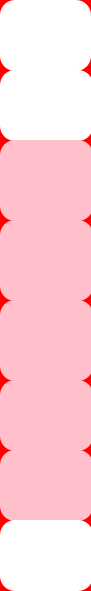
   <widget class="QWidget" name="widget" native="true">
    <property name="geometry">
     <rect>
      <x>10</x>
      <y>30</y>
      <width>91</width>
      <height>591</height>
     </rect>
    </property>
    <property name="styleSheet">
     <string notr="true">background-color:red</string>
    </property>
    <widget class="QPushButton" name="btnHome">
     <property name="geometry">
      <rect>
       <x>0</x>
       <y>0</y>
       <width>91</width>
       <height>71</height>
      </rect>
     </property>
     <property name="styleSheet">
      <string notr="true">background-color:white;
border-radius:15px;</string>
     </property>
     <property name="text">
      <string/>
     </property>
     <property name="icon">
      <iconset>
       <normaloff>../../../Downloads/home-button.png</normaloff>../../../Downloads/home-button.png</iconset>
     </property>
     <property name="iconSize">
      <size>
       <width>60</width>
       <height>60</height>
      </size>
     </property>
    </widget>
    <widget class="QPushButton" name="pushButton_2">
     <property name="geometry">
      <rect>
       <x>0</x>
       <y>70</y>
       <width>93</width>
       <height>71</height>
      </rect>
     </property>
     <property name="styleSheet">
      <string notr="true">background-color:white;
border-radius:15px;</string>
     </property>
     <property name="text">
      <string/>
     </property>
     <property name="icon">
      <iconset>
       <normaloff>../../../Downloads/loupe.png</normaloff>../../../Downloads/loupe.png</iconset>
     </property>
     <property name="iconSize">
      <size>
       <width>60</width>
       <height>60</height>
      </size>
     </property>
    </widget>
    <widget class="QPushButton" name="btndiamond">
     <property name="geometry">
      <rect>
       <x>0</x>
       <y>220</y>
       <width>93</width>
       <height>81</height>
      </rect>
     </property>
     <property name="styleSheet">
      <string notr="true">background-color:pink;
border-radius:15px;</string>
     </property>
     <property name="text">
      <string/>
     </property>
     <property name="icon">
      <iconset>
       <normaloff>../../../Pictures/Saved Pictures/pngimg.com - diamond_PNG6675.png</normaloff>../../../Pictures/Saved Pictures/pngimg.com - diamond_PNG6675.png</iconset>
     </property>
     <property name="iconSize">
      <size>
       <width>70</width>
       <height>70</height>
      </size>
     </property>
    </widget>
    <widget class="QPushButton" name="btngold">
     <property name="geometry">
      <rect>
       <x>0</x>
       <y>140</y>
       <width>93</width>
       <height>81</height>
      </rect>
     </property>
     <property name="styleSheet">
      <string notr="true">background-color:pink;
border-radius:15px;</string>
     </property>
     <property name="text">
      <string/>
     </property>
     <property name="icon">
      <iconset>
       <normaloff>../../../Pictures/Saved Pictures/dayvlys-83690cda-8f4e-4ab7-82bb-67f7161ffd02.png</normaloff>../../../Pictures/Saved Pictures/dayvlys-83690cda-8f4e-4ab7-82bb-67f7161ffd02.png</iconset>
     </property>
     <property name="iconSize">
      <size>
       <width>70</width>
       <height>70</height>
      </size>
     </property>
    </widget>
    <widget class="QPushButton" name="btnruby">
     <property name="geometry">
      <rect>
       <x>0</x>
       <y>300</y>
       <width>93</width>
       <height>81</height>
      </rect>
     </property>
     <property name="styleSheet">
      <string notr="true">background-color:pink;
border-radius:15px;</string>
     </property>
     <property name="text">
      <string/>
     </property>
     <property name="icon">
      <iconset>
       <normaloff>../../../Pictures/Saved Pictures/pngimg.com - ruby_PNG4.png</normaloff>../../../Pictures/Saved Pictures/pngimg.com - ruby_PNG4.png</iconset>
     </property>
     <property name="iconSize">
      <size>
       <width>70</width>
       <height>70</height>
      </size>
     </property>
    </widget>
    <widget class="QPushButton" name="btnsapphire">
     <property name="geometry">
      <rect>
       <x>0</x>
       <y>380</y>
       <width>93</width>
       <height>71</height>
      </rect>
     </property>
     <property name="styleSheet">
      <string notr="true">background-color:pink;
border-radius:15px;</string>
     </property>
     <property name="text">
      <string/>
     </property>
     <property name="icon">
      <iconset>
       <normaloff>../../../Pictures/Saved Pictures/pngtree-realistic-bright-shiny-sapphire-isolated-png-image_11530158.png</normaloff>../../../Pictures/Saved Pictures/pngtree-realistic-bright-shiny-sapphire-isolated-png-image_11530158.png</iconset>
     </property>
     <property name="iconSize">
      <size>
       <width>60</width>
       <height>60</height>
      </size>
     </property>
    </widget>
    <widget class="QPushButton" name="btnemerald">
     <property name="geometry">
      <rect>
       <x>0</x>
       <y>450</y>
       <width>93</width>
       <height>71</height>
      </rect>
     </property>
     <property name="styleSheet">
      <string notr="true">background-color:pink;
border-radius:15px;</string>
     </property>
     <property name="text">
      <string/>
     </property>
     <property name="icon">
      <iconset>
       <normaloff>../../../Pictures/Saved Pictures/emerald_400.png</normaloff>../../../Pictures/Saved Pictures/emerald_400.png</iconset>
     </property>
     <property name="iconSize">
      <size>
       <width>60</width>
       <height>60</height>
      </size>
     </property>
    </widget>
    <widget class="QPushButton" name="btnProfile">
     <property name="geometry">
      <rect>
       <x>0</x>
       <y>520</y>
       <width>93</width>
       <height>71</height>
      </rect>
     </property>
     <property name="styleSheet">
      <string notr="true">background-color:white;
border-radius:15px;</string>
     </property>
     <property name="text">
      <string/>
     </property>
     <property name="icon">
      <iconset>
       <normaloff>../../../Downloads/user.png</normaloff>../../../Downloads/user.png</iconset>
     </property>
     <property name="iconSize">
      <size>
       <width>60</width>
       <height>60</height>
      </size>
     </property>
    </widget>
   </widget>
